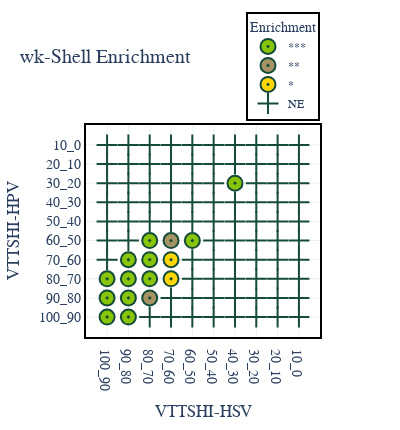

Notebook source saved alongside this figure:
### Markdown cell above
1.j Make a scatter plot of the bucket-to-bucket enrichment analysis using Plotly, where color represents significance level ('green' >> 0.05, > 0.05, 'gold' <0.01 and > 0.01 'yellow') and a non-circle is not significant.

### Code cell
import plotly.express as px
fig = px.scatter(df_gseapy, x="Target", y="Source", color="Significance", symbol = "Significance", 
                category_orders={"Target": ['10_0', '20_10', '30_20', '40_30', '50_40', 
                                            '60_50', '70_60', '80_70', '90_80', '100_90'][::-1]
                                 ,
                                 "Source": ['10_0', '20_10', '30_20', '40_30', '50_40', 
                                            '60_50', '70_60', '80_70', '90_80', '100_90'],
                                 "Significance" : ['***', "**", "*", "NC"],                
                                },
                 color_discrete_map={
                '***' : "#88C408",
                '**' : "#A69363",
                '*': "#FFD602",
                "NE": "#808285"
                 },
                 
                 symbol_map ={
                '***' : 200,
                '**' : 200,
                '*': 200,
                "NE": 33
                 },
                 template="plotly_white",
                )

fig.update_traces(marker=dict(size=15,
                              line=dict(width=2,
                                        color='#144B39')),
                  selector=dict(mode='markers')
                 )

fig.update_xaxes(showline=True, linewidth=2, linecolor='black', mirror=True)
fig.update_yaxes(showline=True, linewidth=2, linecolor='black', mirror=True)

# Size of the plot   
fig.update_layout(
    title=f"wk-Shell Enrichment",
    autosize=False,
    width=400,
    height=430,
    # paper_bgcolor='rgba(0,0,0,0)',
    plot_bgcolor='rgba(0,0,0,0)',
    xaxis=dict(
        title="VTTSHI-HSV"
    ),
    yaxis=dict(
        title="VTTSHI-HPV"
    ),
    font=dict(
        family="Arial",
        size=14,
        # color="black"
    )
)
    
    
# Update legend
fig.update_layout(
    legend=dict(title = f'Enrichment',
        orientation="v",
    yanchor="bottom",
    y=1.02,
    xanchor="right",
    x=1,
        # traceorder="reversed",
        title_font_family="Times New Roman",
        font=dict(
            family="Arial",
            size=12,
            # color="black"
        ),
        bgcolor="rgba(0,0,0,0)",
        bordercolor="Black",
        borderwidth=2
    )
)

Path("Images").mkdir(parents=True, exist_ok=True)
fig.write_image("Images/Enrichment_dot.svg")
fig.write_image("Images/Enrichment_dot.png")

fig.show()

### Figure 1 — Plotly figure (JSON) as saved in the notebook; plotly's stock layout.template omitted (floating-point values rounded to 4 significant figures)
{"data": [{"hovertemplate": "Significance=***<br>Target=%{x}<br>Source=%{y}<extra></extra>", "legendgroup": "***", "marker": {"color": "#88C408", "line": {"color": "#144B39", "width": 2}, "size": 15, "symbol": 200}, "mode": "markers", "name": "***", "orientation": "v", "showlegend": true, "type": "scatter", "x": ["100_90", "90_80", "100_90", "90_80", "100_90", "80_70", "90_80", "80_70", "90_80", "60_50", "80_70", "40_30"], "xaxis": "x", "y": ["100_90", "100_90", "90_80", "90_80", "80_70", "80_70", "80_70", "70_60", "70_60", "60_50", "60_50", "30_20"], "yaxis": "y"}, {"hovertemplate": "Significance=**<br>Target=%{x}<br>Source=%{y}<extra></extra>", "legendgroup": "**", "marker": {"color": "#A69363", "line": {"color": "#144B39", "width": 2}, "size": 15, "symbol": 200}, "mode": "markers", "name": "**", "orientation": "v", "showlegend": true, "type": "scatter", "x": ["80_70", "70_60"], "xaxis": "x", "y": ["90_80", "60_50"], "yaxis": "y"}, {"hovertemplate": "Significance=*<br>Target=%{x}<br>Source=%{y}<extra></extra>", "legendgroup": "*", "marker": {"color": "#FFD602", "line": {"color": "#144B39", "width": 2}, "size": 15, "symbol": 200}, "mode": "markers", "name": "*", "orientation": "v", "showlegend": true, "type": "scatter", "x": ["70_60", "70_60"], "xaxis": "x", "y": ["80_70", "70_60"], "yaxis": "y"}, {"hovertemplate": "Significance=NE<br>Target=%{x}<br>Source=%{y}<extra></extra>", "legendgroup": "NE", "marker": {"color": "#808285", "line": {"color": "#144B39", "width": 2}, "size": 15, "symbol": 33}, "mode": "markers", "name": "NE", "orientation": "v", "showlegend": true, "type": "scatter", "x": ["10_0", "20_10", "30_20", "40_30", "50_40", "60_50", "70_60", "80_70", "10_0", "20_10", "30_20", "40_30", "50_40", "60_50", "70_60", "10_0", "20_10", "30_20", "40_30", "50_40", "60_50", "100_90", "10_0", "20_10", "30_20", "40_30", "50_40", "60_50", "100_90", "10_0", "20_10", "30_20", "40_30", "50_40", "90_80", "100_90", "10_0", "20_10", "30_20", "40_30", "50_40", "60_50", "70_60", "80_70", "90_80", "100_90", "10_0", "20_10", "30_20", "40_30", "50_40", "60_50", "70_60", "80_70", "90_80", "100_90", "10_0", "20_10", "30_20", "50_40", "60_50", "70_60", "80_70", "90_80", "100_90", "10_0", "20_10", "30_20", "40_30", "50_40", "60_50", "70_60", "80_70", "90_80", "100_90", "10_0", "20_10", "30_20", "40_30", "50_40", "60_50", "70_60", "80_70", "90_80"], "xaxis": "x", "y": ["100_90", "100_90", "100_90", "100_90", "100_90", "100_90", "100_90", "100_90", "90_80", "90_80", "90_80", "90_80", "90_80", "90_80", "90_80", "80_70", "80_70", "80_70", "80_70", "80_70", "80_70", "70_60", "70_60", "70_60", "70_60", "70_60", "70_60", "70_60", "60_50", "60_50", "60_50", "60_50", "60_50", "60_50", "60_50", "50_40", "50_40", "50_40", "50_40", "50_40", "50_40", "50_40", "50_40", "50_40", "50_40", "40_30", "40_30", "40_30", "40_30", "40_30", "40_30", "40_30", "40_30", "40_30", "40_30", "30_20", "30_20", "30_20", "30_20", "30_20", "30_20", "30_20", "30_20", "30_20", "20_10", "20_10", "20_10", "20_10", "20_10", "20_10", "20_10", "20_10", "20_10", "20_10", "10_0", "10_0", "10_0", "10_0", "10_0", "10_0", "10_0", "10_0", "10_0", "10_0"], "yaxis": "y"}], "layout": {"autosize": false, "font": {"family": "Arial", "size": 14}, "height": 430, "legend": {"bgcolor": "rgba(0, 0, 0, 0)", "bordercolor": "Black", "borderwidth": 2, "font": {"family": "Arial", "size": 12}, "orientation": "v", "title": {"font": {"family": "Times New Roman"}, "text": "Enrichment"}, "tracegroupgap": 0, "x": 1, "xanchor": "right", "y": 1.02, "yanchor": "bottom"}, "margin": {"t": 60}, "plot_bgcolor": "rgba(0, 0, 0, 0)", "title": {"text": "wk-Shell Enrichment"}, "width": 400, "xaxis": {"anchor": "y", "autorange": true, "categoryarray": ["100_90", "90_80", "80_70", "70_60", "60_50", "50_40", "40_30", "30_20", "20_10", "10_0"], "categoryorder": "array", "domain": [0, 1], "linecolor": "black", "linewidth": 2, "mirror": true, "range": [-0.998, 9.998], "showline": true, "title": {"text": "VTTSHI-HSV"}, "type": "category"}, "yaxis": {"anchor": "x", "autorange": true, "categoryarray": ["100_90", "90_80", "80_70", "70_60", "60_50", "50_40", "40_30", "30_20", "20_10", "10_0"], "categoryorder": "array", "domain": [0, 1], "linecolor": "black", "linewidth": 2, "mirror": true, "range": [-1.06, 10.06], "showline": true, "title": {"text": "VTTSHI-HPV"}, "type": "category"}}}
